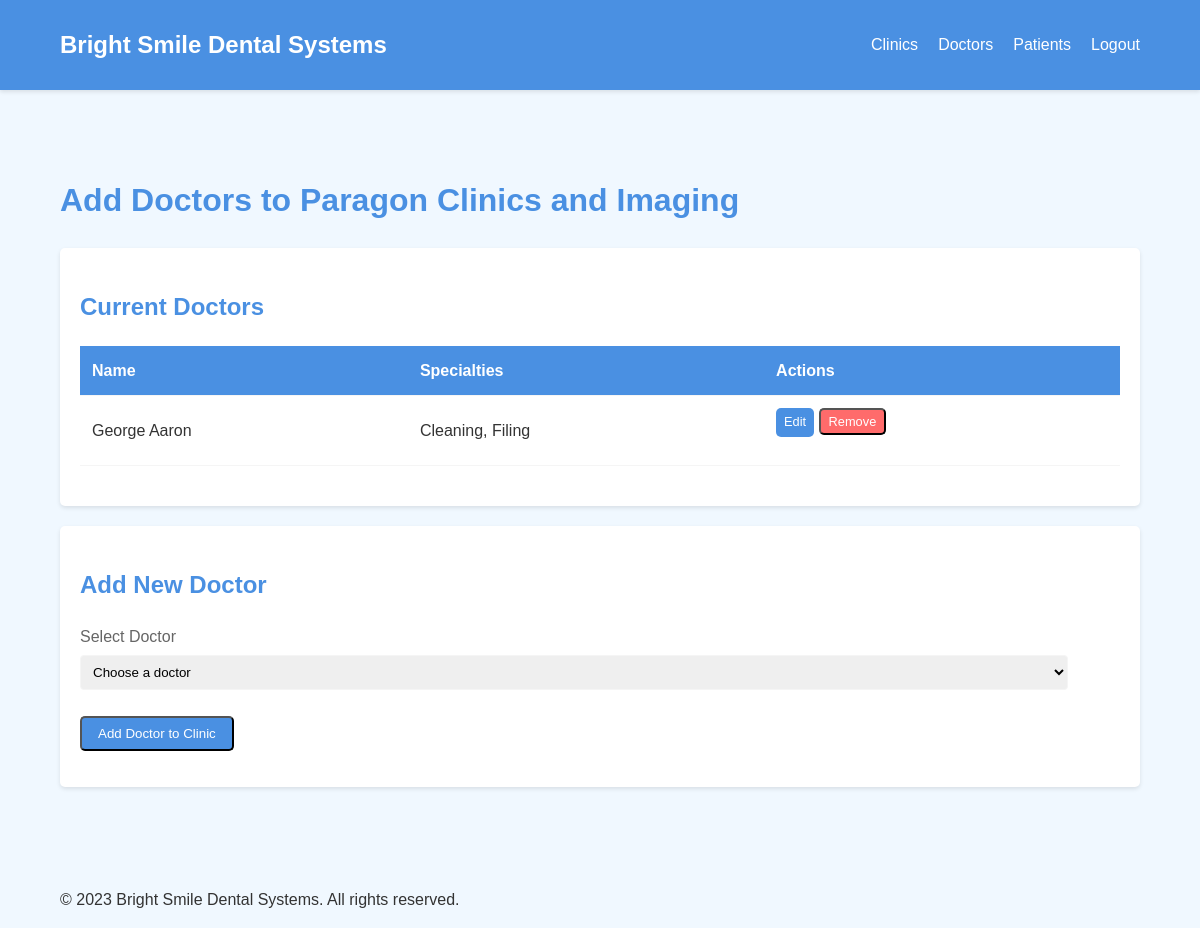
/clinics/add/doctor/1/ (signed in), run on the app's committed database.
### clinics/models.py (models this page shows, shortened)
class Clinic(models.Model):
    name = models.CharField(max_length=200)
    phone_number = PhoneNumberField()
    city = models.CharField(max_length=200)
    state = models.CharField(max_length=200)
    doctors = models.ManyToManyField(Doctor, blank=True, related_name="working_in")

### doctors/models.py (models this page shows, shortened)
class Doctor(models.Model):
    npi = models.IntegerField()
    name = models.CharField(max_length=200)
    email = models.EmailField(default="brightsmile@gmail.com")
    phone_number = PhoneNumberField(max_length=14, default='+234')
    office_address = models.CharField(max_length=200)
    specialties = models.ManyToManyField(Procedure, blank=True)

class Procedure(models.Model):
    name = models.CharField(max_length=200)

### clinics/views.py (the view)
# urls.py: path("add/doctor/<int:pk>/", add_doctor, name='add-doctor'),
@login_required
def add_doctor(request, pk):
    if request.method == 'POST':
        clinic = Clinic.objects.get(id=pk)
        doctor = Doctor.objects.get(id=request.POST.get('doctor'))
        clinic.doctors.add(doctor)
        clinic.save()
        return redirect('clinics_urls:detail-clinic', pk=clinic.pk)
    else:
        clinic = Clinic.objects.get(id=pk)
        clinic_doctors = clinic.doctors.all()
        doctors = Doctor.objects.all()
        return render(request, 'add_doctor.html', {'doctors': doctors, 'affiliations': clinic_doctors, 'clinic': clinic})

### clinics/templatetags/clinic_filters.py (called while the page is built)
@register.filter
def join_names(procedures):
    return ", ".join(procedure.name for procedure in procedures)

### clinics/templates/add_doctor.html (shortened to what this page needs)
{% extends 'base.html' %}
{% load static %}
{% block content %}
{% load  clinic_filters %}
<h1>Add Doctors to {{ clinic.name }}</h1>
<div class="card">
    <h2>Current Doctors</h2>
    <table>
        <thead>
            <tr>
                <th>Name</th>
                <th>Specialties</th>
                <th>Actions</th>
            </tr>
        </thead>
        <tbody>
            {% for doctor in affiliations.all %}
            <tr>
                <td>{{ doctor.name }}</td>
                <td>{{ doctor.specialties.all|join_names }}</td>
                <td>
                    <a href="{% url 'doctors_urls:update-doctor' doctor.id %}" class="btn btn-small">Edit</a>
                    <form action="{% url 'clinics_urls:remove-doctor' clinic.id %}?dpk={{ doctor.id }}" method="post" style="display: inline;">
                        <button type="submit" class="btn btn-small btn-danger">Remove</button>
                    </form>
                </td>
            </tr>
            {% empty %}
            <tr>
                <td colspan="3">No doctors affiliated with this clinic yet.</td>
            </tr>
            {% endfor %}
        </tbody>
    </table>
</div>
<div class="card">
    <h2>Add New Doctor</h2>
    <form method="post" action="{% url 'clinics_urls:add-doctor' clinic.id %}">
        <div class="form-group">
            <label for="doctor">Select Doctor</label>
            <select id="doctor" name="doctor" required>
                <option value="">Choose a doctor</option>
            </select>
        </div>
        <button type="submit" class="btn">Add Doctor to Clinic</button>
    </form>
</div>
{% endblock %}

### static/css/style.css (style rules this page uses)
:root { --primary-color: #4a90e2; --secondary-color: #f0f8ff; --accent-color: #ff6b6b; --text-color: #333333; --light-gray: #f5f5f5; --dark-gray: #666666; }
body { font-family: Arial, sans-serif; line-height: 1.6; color: var(--text-color); background-color: var(--secondary-color); margin: 0; padding: 0; }
h1, h2, h3 { color: var(--primary-color); }
.btn { display: inline-block; background-color: var(--primary-color); color: white; padding: 0.5rem 1rem; text-decoration: none; border-radius: 5px; transition: background-color 0.3s ease; margin-bottom: 1rem; }
.card { background-color: white; border-radius: 5px; box-shadow: 0 2px 4px rgba(0, 0, 0, 0.1); padding: 20px; margin-bottom: 20px; }
table { width: 100%; border-collapse: collapse; margin-bottom: 20px; }
th, td { padding: 12px; text-align: left; border-bottom: 1px solid var(--light-gray); }
th { background-color: var(--primary-color); color: white; }
form label { display: block; margin-bottom: 5px; color: var(--dark-gray); }
form input[type="text"], form input[type="email"], form input[type="password"], form input[type="tel"], form input[type="date"], form select, form textarea { width: 95%; padding: 8px; margin-bottom: 10px; border: 1px solid var(--light-gray); border-radius: 4px; }

### clinics/templates/add_doctor.html (style rules this page uses)
.form-group { margin-bottom: 1rem; }
label { display: block; margin-bottom: 0.5rem; }
input[type="text"], select, textarea { width: 100%; padding: 0.5rem; border: 1px solid var(--light-gray); border-radius: 4px; }
.btn-small { font-size: 0.8rem; padding: 0.25rem 0.5rem; }
.btn-danger { background-color: var(--accent-color); }

### data on the page
Clinic: name "Paragon Clinics and Imaging"
Doctor: name "George Aaron", specialties.all "Cleaning, Filing"
